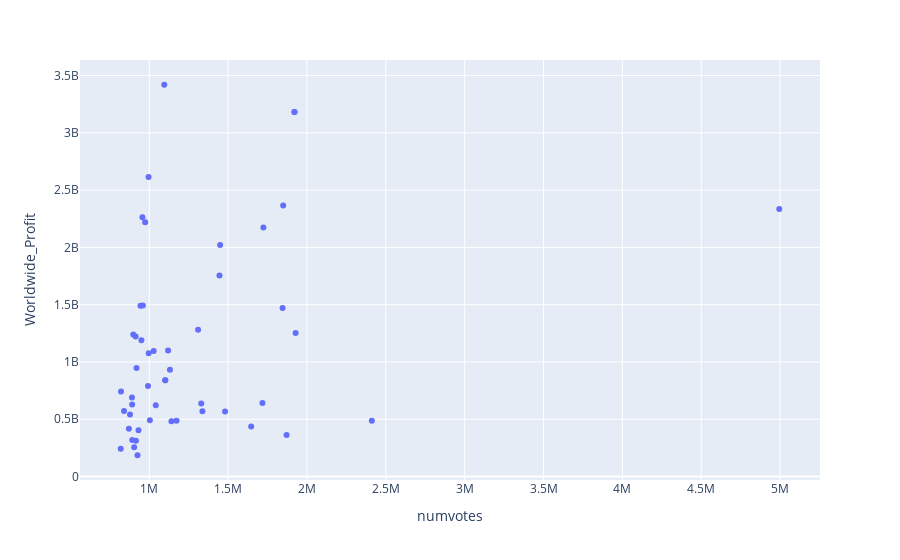

The code cell stored with this chart in its notebook:
### Code cell
px.scatter(directors_votesDF, x='numvotes', y='Worldwide_Profit',hover_name='primary_name')

### Figure 1 — Plotly figure (JSON) as saved in the notebook; plotly's stock layout.template omitted (floating-point values rounded to 4 significant figures)
{"data": [{"hovertemplate": "<b>%{hovertext}</b><br><br>numvotes=%{x}<br>Worldwide_Profit=%{y}<extra></extra>", "hovertext": ["Christopher Nolan", "Martin Scorsese", "Ridley Scott", "Anthony Russo", "Joe Russo", "Denis Villeneuve", "Joss Whedon", "Zack Snyder", "Peter Jackson", "David Fincher", "Quentin Tarantino", "David O. Russell", "Francis Lawrence", "Bryan Singer", "Matthew Vaughn", "David Ayer", "Steven Spielberg", "Damien Chazelle", "Alejandro G. Iñárritu", "James Mangold", "Kenneth Branagh", "Phil Lord", "Christopher Miller", "Pierre Coffin", "James Gunn", "Shane Black", "Antoine Fuqua", "Marc Webb", "James Wan", "David Leitch", "Chris Renaud", "Lee Unkrich", "Michael Bay", "Dean DeBlois", "Sam Mendes", "Morten Tyldum", "Wes Anderson", "Clint Eastwood", "Ron Howard", "Gareth Edwards", "Ben Affleck", "Jon Favreau", "Neil Burger", "Louis Leterrier", "Todd Phillips", "Darren Aronofsky", "Guillermo del Toro", "Gary Ross", "Tim Miller", "George Miller"], "legendgroup": "", "marker": {"color": "#636efa", "symbol": "circle"}, "mode": "markers", "name": "", "orientation": "v", "showlegend": false, "type": "scatter", "x": [4994749, 2411429, 1928190, 1920685, 1920685, 1870701, 1849249, 1845493, 1723813, 1717750, 1646371, 1480912, 1449439, 1445228, 1337090, 1329771, 1309599, 1172995, 1140610, 1131396, 1119572, 1101454, 1101454, 1095238, 1041374, 1028019, 1004005, 996421, 995635, 992084, 974205, 959412, 956722, 950273, 944725, 931917, 925354, 919091, 915434, 913611, 904450, 898511, 892193, 891455, 890352, 878180, 871066, 840362, 820847, 819306], "xaxis": "x", "y": [2336180484, 486606606, 1253023808, 3182605502, 3182605502, 361519696, 2365349860, 1470920114, 2172948044, 641863294, 435813209, 566822630, 2021191543, 1755073266, 569743135, 637338617, 1280339795, 487224025, 483153396, 931669616, 1101178113, 839875693, 839875693, 3419745331, 622032263, 1096476582, 490917296, 1076851259, 2613617575, 791260981, 2218783438, 1491887623, 2263998250, 1189715545, 1490147904, 404980135, 185829707, 948353836, 313141727, 1223318655, 254982070, 1239010936, 319579884, 629704558, 689437851, 541097775, 417260554, 571160631, 743025593, 243054486], "yaxis": "y"}], "layout": {"legend": {"tracegroupgap": 0}, "margin": {"t": 60}, "xaxis": {"anchor": "y", "domain": [0, 1], "title": {"text": "numvotes"}}, "yaxis": {"anchor": "x", "domain": [0, 1], "title": {"text": "Worldwide_Profit"}}}}
